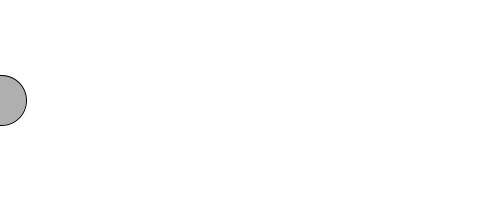
Frame 1 (no input)
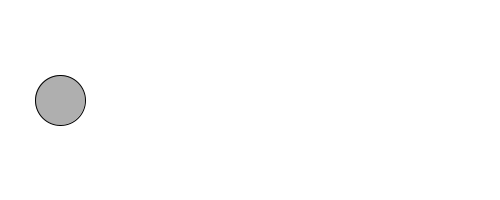
Frame 60 (the mouse pressed at the canvas centre just before this capture)
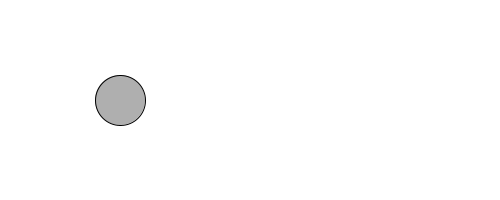
Frame 120 (the mouse held since frame 60 and released just before this capture)

The Processing sketch that drew these frames (run headless with seeded random() and noise(); from frame 60 on, the mouse is pressed at the canvas centre):

// Processing sketch: sketch_14_loopingball
// ── sketch_14_loopingball.pde
int x = 0;
int speed = 1;
int radius = 25;

   void setup() {
     size(500, 200);
} 
    void draw() {
     background(255);
     stroke(0);
     fill(175);
     //change the x location using the speed variable
     x = x + speed;
     //if we reach an edge, reverse speed
     if((x > width)){
      x = 0-radius; 
     }
     ellipse(x, height/2, radius*2, radius*2);
}
